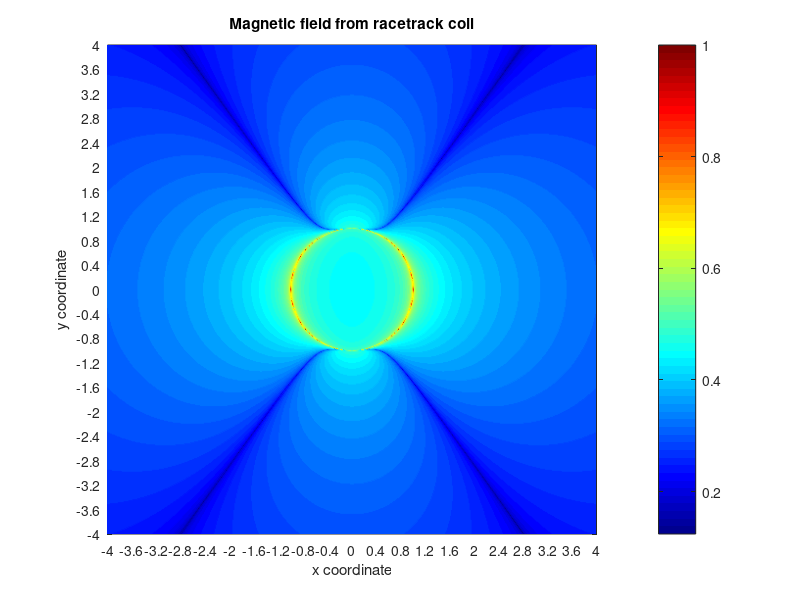

The MATLAB source for this figure:
% current_loop_mark.m
clear all
close all
clc

% current loop ============================================
a = 1 ; % radius of current loop
b = 0 ; % length of straight part
N = 360; % number of elements in current loop
M = 10; % number of elements in straight part of coil
dlength = b/M; % unit of length for each element in straight part
theta = zeros(1,N); % angle of current loop element
straight = ones(1,M); % matrix for straight elements
xC = zeros(1,N+M); % xyz coordinates for point current loop element
yC = zeros(1,N+M); 
zC = zeros(1,N+M);
dtheta = 360/N; 
theta(1) = dtheta/2;
theta(end) = 360-dtheta/2;

for c = 2 : N-1
    theta(c) = (c-1)*dtheta+theta(1);
end

for c = 1 : (N-1)/2
    xC(c) = a.*cosd(theta(c)); yC(c) = a.*sind(theta(c))+b/2;
end

for c = N/2 : N
    xC(c) = a.*cosd(theta(c)); yC(c) = a.*sind(theta(c))-b/2;
end

for c = N+1 : N+M
    xC(c) = -a; yC(c) = b/2-b/M;
end

for c = N+M+1 : N+2M
    xC(c) = a; yC(c) = -b/2+b/M;
end

L_N = 2*pi*a/N; % length of each current loop element
Lx_N = L_N.*cosd(90+theta); Ly_N = L_N.*sind(90+theta);

L_M = b/2;
Lx_M = [a a a a a -a -a -a -a -a];
Ly_M = [b/2 b/2-2*b/M b/2-4*b/M b/2-6*b/M b/2-8*b/M b/2 b/2-2*b/M b/2-4*b/M b/2-6*b/M b/2-8*b/M];

clear theta 

% Detector space (xP, yP, zP) where B is calculated ===================
NP = 500; % Detector points NP x N 
xPmax = 4*a; % Dimensions of detector space
yPmax = 4*a;
zPmin = 1*a/4; zPmax = 8*a;

xP = linspace(-xPmax,xPmax,NP);
yP = linspace(-yPmax,yPmax,NP);
%zP = linspace(zPmin,zPmax,NP);
[xxP yyP] = meshgrid(xP,yP);
Bx = zeros(NP,NP);By = Bx; Bz = Bx;

% Calculation of magnetic field B: sum over each current element
for c = 1 : N
   rx = xxP - xC(c);
   rz = zC(c);
   ry = yyP - yC(c);
   r = sqrt(rx.^2 + ry.^2 + rz.^2);
   r3 = r.^3;
   Bx = Bx + Ly_N(c).*rz./r3;
   By = By - Lx_N(c).*rz./r3;
   Bz = Bz + Ly_N(c).*rx./r3;
end

for c = N+1 : N+M
   rx = xxP - xC(c);
   rz = zC(c);
   ry = yyP - yC(c);
   r = sqrt(rx.^2 + ry.^2 + rz.^2);
   r3 = r.^3;
   Bx = Bx + Ly_M(c-N).*rz./r3;
   By = By - Lx_M(c-N).*rz./r3;
   Bz = Bz + Ly_M(c-N).*rx./r3;
end
    
B = sqrt(Bx.^2 + By.^2 + Bz.^2);
B = B./max(max(B)); % normalize B to 1

% GRAPHICS
figure(1);
pcolor(xxP,yyP,B.^0.1);
colormap(jet)
shading interp;
axis equal;
axis([-xPmax xPmax -yPmax yPmax]);
xlabel('x coordinate');ylabel('y coordinate');
set(gca,'XTick',[-xPmax:xPmax/10:xPmax]);
set(gca,'YTick',[-yPmax:yPmax/10:yPmax]);
%rectangle('Position',[-1 0 2 0.2],'FaceColor','k');
title('Magnetic field from racetrack coil')
colorbar 